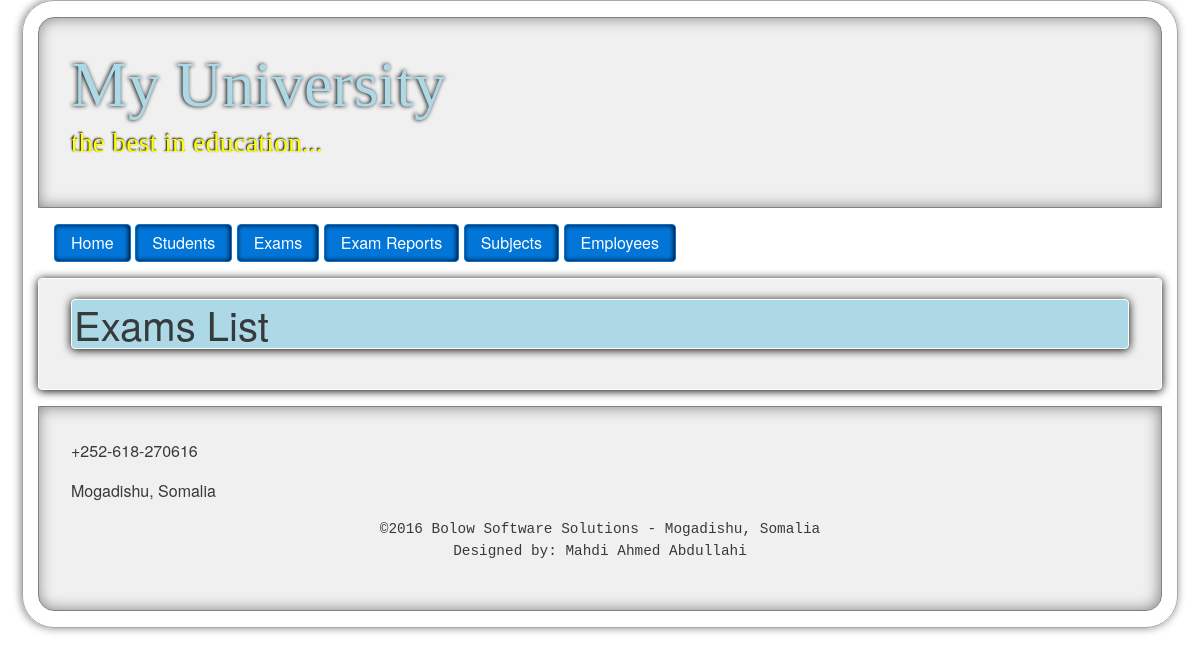
Before: /cms/exams/ with the older database file.
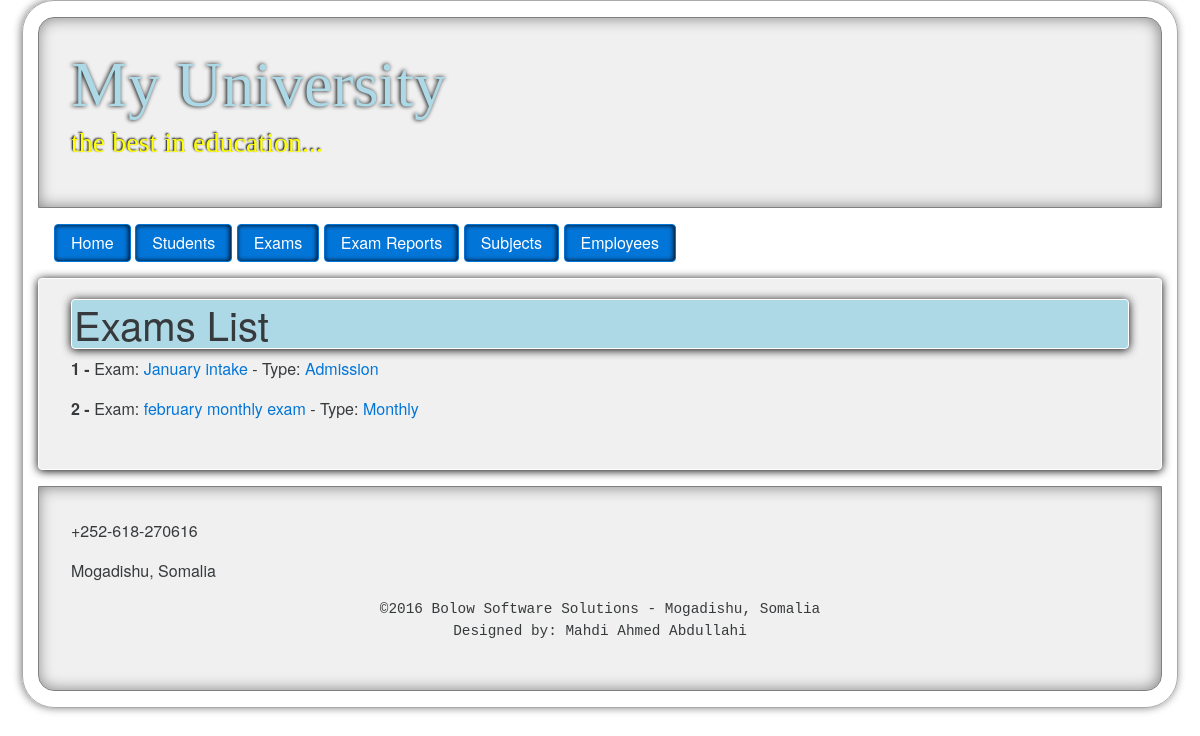
After: the same page with the newer database file.
### university/models.py (models this page shows)
class Exam(models.Model):
    title = models.CharField(max_length=100)
    description = models.TextField()
    starting_date = models.DateField(default=timezone.now)
    e_type = models.ForeignKey(ExamType)
    is_admission = models.BooleanField(default=False)
    def __str__(self):
        return self.title

class ExamType(models.Model):
    name = models.CharField(max_length=50)
    max_marks = models.DecimalField(decimal_places=2, max_digits=5, default=100.0)
    def __str__(self):
        return self.name

### university/views.py (the view)
def exams_list(request):
    exams = Exam.objects.all()
    return render(request, 'exam/exams_list.html', {'exams':exams,'settings':settings})

### university/templates/exam/exams_list.html
{% extends 'university/layout.html' %}
{% block content %}
<h1>Exams List</h1>
{% for exam in exams %}
	<p><b>{{ exam.pk }} - </b>Exam: <a href="{%	url	"exam_details"	pk=exam.pk	%}">{{ exam }}</a> - Type:<b> </b><a href="{%	url	"exam_type_details"	pk=exam.e_type.pk	%}">{{ exam.e_type }}</a></p>
{% endfor %}
{% endblock %}

Changed rows visible on the page:
added Exam: pk "1", title "January intake", e_type "Admission"
added Exam: pk "2", title "february monthly exam", e_type "Monthly"
